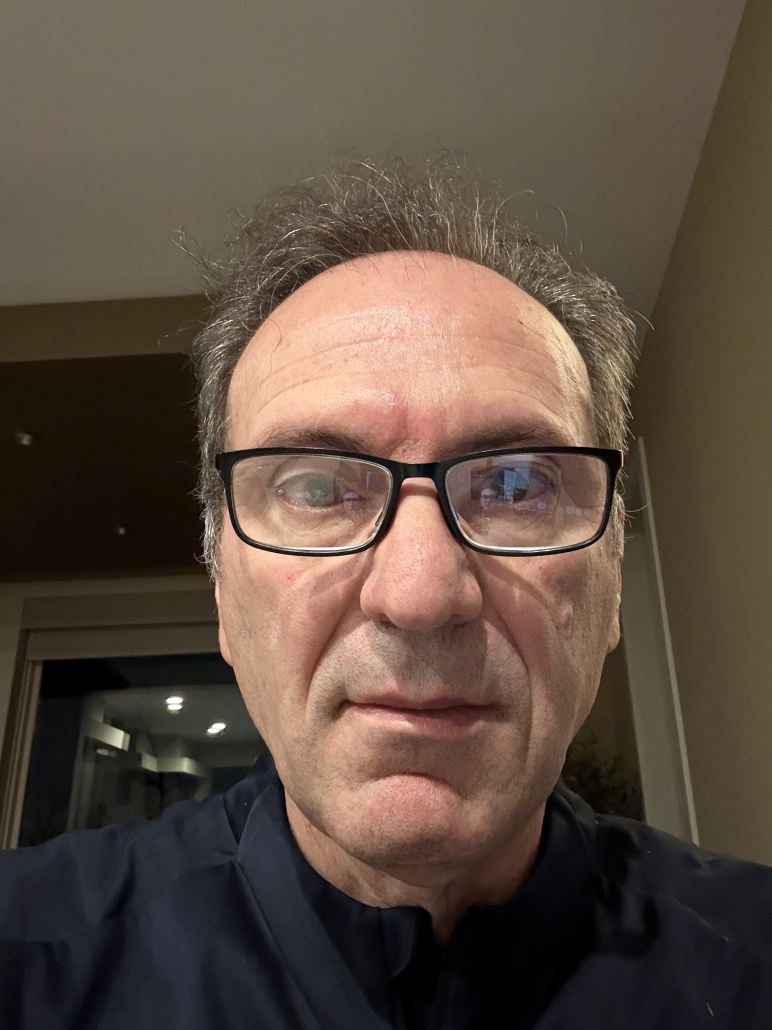
#> input picture image-registration-and-tracking/JS_template.jpg, 2316 x 3088 px (shown at 1/3 size)
$ python Registration.py
#> lines starting #> are read from the running program, lines starting #| are printed output that depends on the picture
import cv2
import numpy as np
import scipy.io as sio
import matplotlib.pyplot as plt
from sklearn.neighbors import NearestNeighbors
from scipy import interpolate
import os
try:
    from tqdm.auto import tqdm
except ImportError:
    def tqdm(iterable, **kwargs):
        return iterable


RESULTS_DIR = './results'


def save_figure(filename):
    os.makedirs(RESULTS_DIR, exist_ok=True)
    plt.savefig(os.path.join(RESULTS_DIR, filename), bbox_inches='tight')
    plt.close()


def find_match(img1, img2):
    # To do
    sift = cv2.SIFT_create()
    kp1, des1 = sift.detectAndCompute(img1, None)
    kp2, des2 = sift.detectAndCompute(img2, None)

    if des1 is None or des2 is None or len(des1) == 0 or len(des2) == 0:
        x1 = np.zeros((0, 2))
        x2 = np.zeros((0, 2))
        return x1, x2

    ratio = 0.75

    nbrs12 = NearestNeighbors(n_neighbors=min(2, des2.shape[0]), algorithm='auto')
    nbrs12.fit(des2)
    dist12, idx12 = nbrs12.kneighbors(des1)
    if dist12.shape[1] == 1:
        keep12 = np.ones(des1.shape[0], dtype=bool)
    else:
        keep12 = dist12[:, 0] < ratio * dist12[:, 1]
    match12 = -np.ones(des1.shape[0], dtype=int)
    match12[keep12] = idx12[keep12, 0]

    nbrs21 = NearestNeighbors(n_neighbors=min(2, des1.shape[0]), algorithm='auto')
    nbrs21.fit(des1)
    dist21, idx21 = nbrs21.kneighbors(des2)
    if dist21.shape[1] == 1:
        keep21 = np.ones(des2.shape[0], dtype=bool)
    else:
        keep21 = dist21[:, 0] < ratio * dist21[:, 1]
    match21 = -np.ones(des2.shape[0], dtype=int)
    match21[keep21] = idx21[keep21, 0]

    matched_idx1 = []
    matched_idx2 = []
    for i, j in enumerate(match12):
        if j >= 0 and match21[j] == i:
            matched_idx1.append(i)
            matched_idx2.append(j)

    x1 = np.array([kp1[i].pt for i in matched_idx1], dtype=np.float64)
    x2 = np.array([kp2[i].pt for i in matched_idx2], dtype=np.float64)
    return x1, x2

def align_image_using_feature(x1, x2, ransac_thr, ransac_iter):
    # To do
    def estimate_affine(src, dst):
        n = src.shape[0]
        M = np.zeros((2 * n, 6), dtype=np.float64)
        b = np.zeros((2 * n,), dtype=np.float64)
        M[0::2, 0] = src[:, 0]
        M[0::2, 1] = src[:, 1]
        M[0::2, 2] = 1
        M[1::2, 3] = src[:, 0]
        M[1::2, 4] = src[:, 1]
        M[1::2, 5] = 1
        b[0::2] = dst[:, 0]
        b[1::2] = dst[:, 1]
        p, _, _, _ = np.linalg.lstsq(M, b, rcond=None)
        A_est = np.array([[p[0], p[1], p[2]],
                          [p[3], p[4], p[5]],
                          [0, 0, 1]], dtype=np.float64)
        return A_est

    if x1.shape[0] < 3:
        A = np.eye(3, dtype=np.float64)
        return A

    n = x1.shape[0]
    best_inliers = None
    best_count = -1
    best_error = np.inf
    rng = np.random.default_rng(0)

    x1_h = np.hstack((x1, np.ones((n, 1), dtype=np.float64)))

    for _ in tqdm(range(int(ransac_iter)), desc='RANSAC', leave=False):
        sample_idx = rng.choice(n, size=3, replace=False)
        x1_sample = x1[sample_idx]
        x2_sample = x2[sample_idx]
        if np.linalg.matrix_rank(np.hstack((x1_sample, np.ones((3, 1))))) < 3:
            continue
        if np.linalg.matrix_rank(np.hstack((x2_sample, np.ones((3, 1))))) < 3:
            continue
        A_try = estimate_affine(x1_sample, x2_sample)

        x2_pred = x1_h @ A_try[:2, :].T
        err = np.linalg.norm(x2_pred - x2, axis=1)
        inliers = err < ransac_thr
        inlier_count = np.sum(inliers)

        if inlier_count > best_count:
            best_inliers = inliers
            best_count = inlier_count
            if inlier_count > 0:
                best_error = np.mean(err[inliers])
            else:
                best_error = np.inf
        elif inlier_count == best_count and inlier_count > 0:
            this_error = np.mean(err[inliers])
            if this_error < best_error:
                best_inliers = inliers
                best_error = this_error

    if best_inliers is None or np.sum(best_inliers) < 3:
        A = estimate_affine(x1, x2)
    else:
        A = estimate_affine(x1[best_inliers], x2[best_inliers])
        x2_refit = x1_h @ A[:2, :].T
        refit_err = np.linalg.norm(x2_refit - x2, axis=1)
        refit_inliers = refit_err < ransac_thr
        if np.sum(refit_inliers) >= 3:
            A = estimate_affine(x1[refit_inliers], x2[refit_inliers])
    return A

def warp_image(img, A, output_size):
    # To do
    h_out, w_out = output_size[0], output_size[1]
    ys, xs = np.meshgrid(np.arange(h_out, dtype=np.float64),
                         np.arange(w_out, dtype=np.float64),
                         indexing='ij')
    coords = np.stack((xs.ravel(), ys.ravel(), np.ones(xs.size, dtype=np.float64)), axis=1)
    mapped = coords @ A.T
    mapped_x = mapped[:, 0] / mapped[:, 2]
    mapped_y = mapped[:, 1] / mapped[:, 2]

    query_points = np.stack((mapped_y, mapped_x), axis=1)
    img_warped = interpolate.interpn(
        (np.arange(img.shape[0], dtype=np.float64), np.arange(img.shape[1], dtype=np.float64)),
        img.astype(np.float64),
        query_points,
        method='linear',
        bounds_error=False,
        fill_value=0
    ).reshape(h_out, w_out)
    return img_warped


def align_image(template, target, A):
    # To do
    template_f = template.astype(np.float64) / 255.0
    target_f = target.astype(np.float64) / 255.0

    h, w = template_f.shape
    ys, xs = np.meshgrid(np.arange(h, dtype=np.float64),
                         np.arange(w, dtype=np.float64),
                         indexing='ij')

    grad_y, grad_x = np.gradient(template_f)

    sd = np.stack((
        grad_x * xs,
        grad_x * ys,
        grad_x,
        grad_y * xs,
        grad_y * ys,
        grad_y
    ), axis=2).reshape(-1, 6)

    H = sd.T @ sd
    H_inv = np.linalg.pinv(H)
    coords = np.stack((xs.ravel(), ys.ravel(), np.ones(h * w, dtype=np.float64)), axis=1)

    A_refined = A.astype(np.float64).copy()
    errors = []
    max_iter = 200
    eps = 1e-4

    for _ in tqdm(range(max_iter), desc='IC Align', leave=False):
        warped = warp_image(target_f, A_refined, template_f.shape)
        mapped = coords @ A_refined.T
        valid = (
            (mapped[:, 0] >= 0) & (mapped[:, 0] <= target_f.shape[1] - 1) &
            (mapped[:, 1] >= 0) & (mapped[:, 1] <= target_f.shape[0] - 1)
        )
        if not np.any(valid):
            break

        err_flat = (warped - template_f).reshape(-1)
        valid_err = np.zeros_like(err_flat)
        valid_err[valid] = err_flat[valid]
        errors.append(np.mean(np.abs(err_flat[valid])))

        F = sd.T @ valid_err
        delta_p = H_inv @ F

        delta_A = np.array([
            [1 + delta_p[0], delta_p[1], delta_p[2]],
            [delta_p[3], 1 + delta_p[4], delta_p[5]],
            [0, 0, 1]
        ], dtype=np.float64)

        A_refined = A_refined @ np.linalg.inv(delta_A)

        if np.linalg.norm(delta_p) < eps:
            break

    A_refined = (A_refined, np.array(errors))
    return A_refined


# [24 lines left out: function track_multi_frames, not called in this run]


def visualize_find_match(img1, img2, x1, x2, img_h=500):
    assert x1.shape == x2.shape, 'x1 and x2 should have same shape!'
    plt.figure(figsize=(12, 6))
    scale_factor1 = img_h/img1.shape[0]
    scale_factor2 = img_h/img2.shape[0]
    img1_resized = cv2.resize(img1, None, fx=scale_factor1, fy=scale_factor1)
    img2_resized = cv2.resize(img2, None, fx=scale_factor2, fy=scale_factor2)
    x1 = x1 * scale_factor1
    x2 = x2 * scale_factor2
    x2[:, 0] += img1_resized.shape[1]
    img = np.hstack((img1_resized, img2_resized))
    plt.imshow(img, cmap='gray', vmin=0, vmax=255)
    for i in range(x1.shape[0]):
        plt.plot([x1[i, 0], x2[i, 0]], [x1[i, 1], x2[i, 1]], 'b')
        plt.plot([x1[i, 0], x2[i, 0]], [x1[i, 1], x2[i, 1]], 'bo')
    plt.axis('off')
    save_figure('find_match.png')

# [81 lines left out: functions visualize_align_image, visualize_track_multi_frames, not called in this run]


if __name__ == '__main__':
    template = cv2.imread('./JS_template.jpg', 0)  # read as grey scale image
    target_list = []
    for i in tqdm(range(4), desc='Load Frames', leave=False):
        target = cv2.imread('./JS_target{}.jpg'.format(i+1), 0)  # read as grey scale image
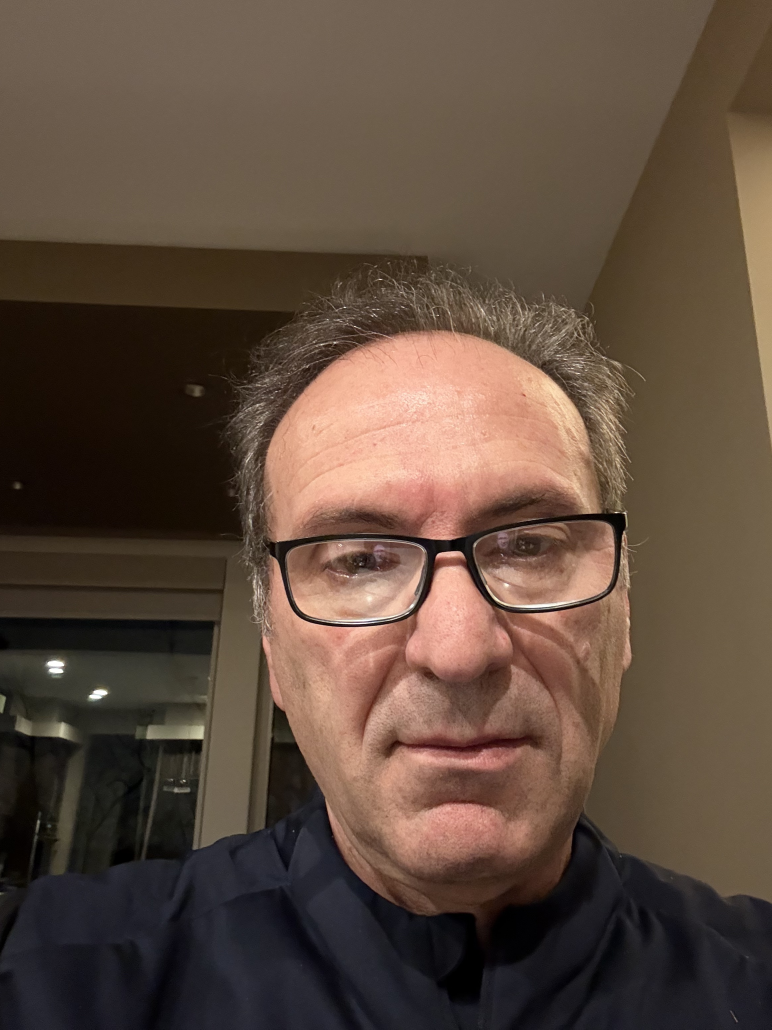
#> input picture image-registration-and-tracking/JS_target1.jpg, 2316 x 3088 px (shown at 1/3 size)
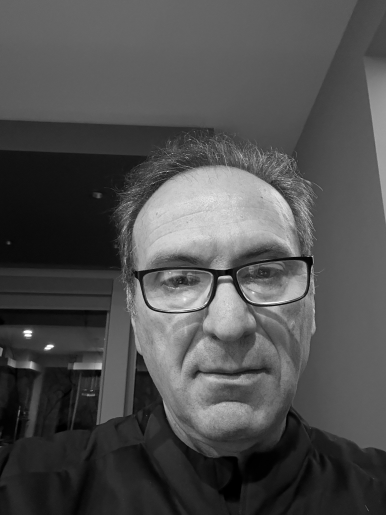
#> target: shape (3088, 2316) (shown at 1/6 size); min 0, max 255, mean 79.1
        target_list.append(target)
#> pass 2 of the loop `for i in tqdm(range(4), desc='Load Frames', leave=False):`:
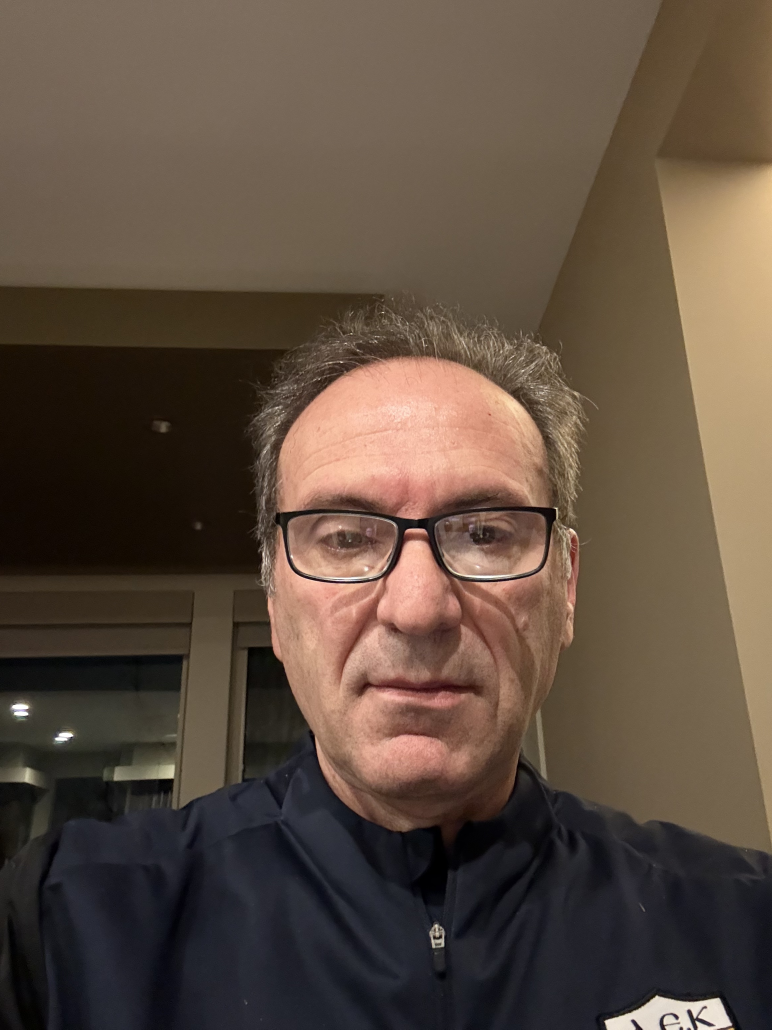
#> input picture image-registration-and-tracking/JS_target2.jpg, 2316 x 3088 px (shown at 1/3 size)
#> `target = cv2.imread('./JS_target{}.jpg'.format(i+1), 0)`:
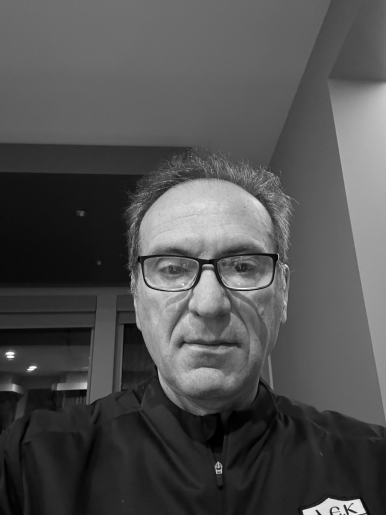
#> target: shape (3088, 2316) (shown at 1/6 size); min 0, max 255, mean 80.6
#> pass 3 of the loop `for i in tqdm(range(4), desc='Load Frames', leave=False):`:
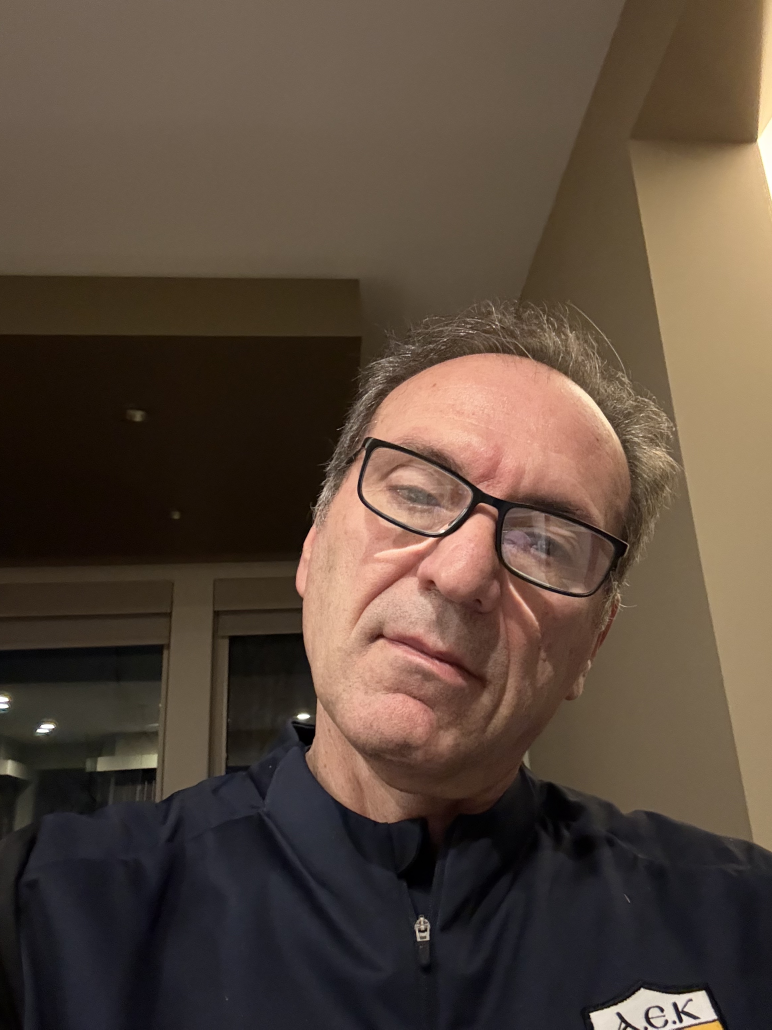
#> input picture image-registration-and-tracking/JS_target3.jpg, 2316 x 3088 px (shown at 1/3 size)
#> `target = cv2.imread('./JS_target{}.jpg'.format(i+1), 0)`:
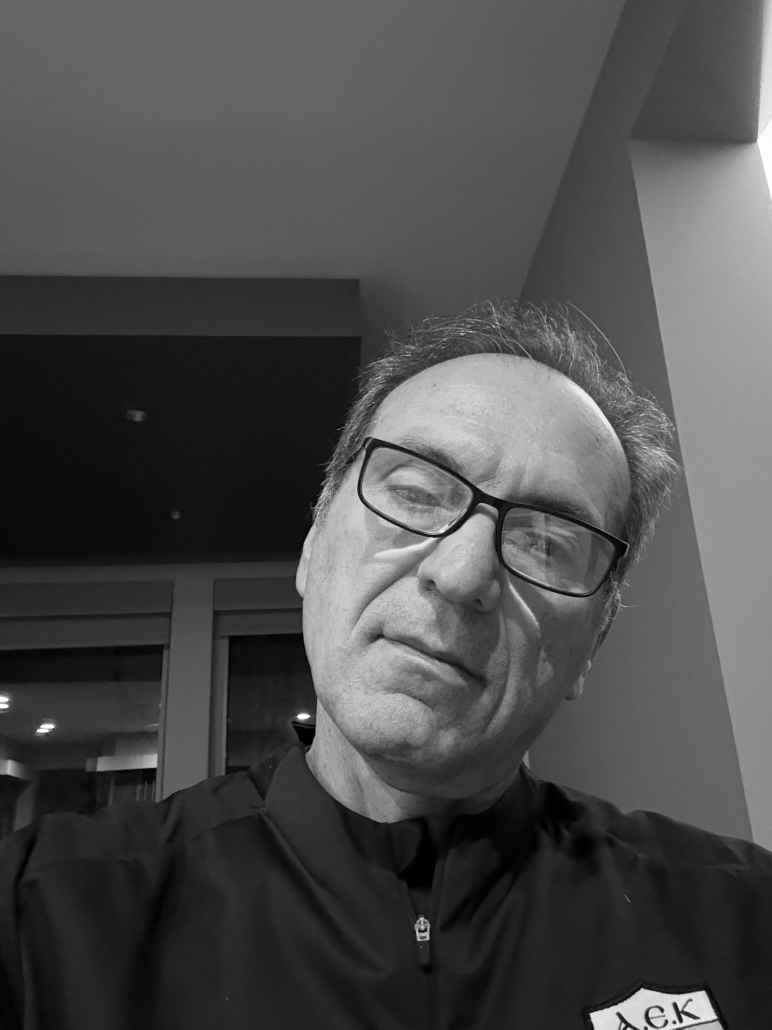
#> target: shape (3088, 2316) (shown at 1/3 size); min 0, max 255, mean 76.1
#> the loop made 4 passes; the first 3 are shown

    x1, x2 = find_match(template, target_list[0])
#> in find_match, `kp1, des1 = sift.detectAndCompute(img1, None)`: kp1 = 9996 keypoints; strongest (x, y, size): (523, 2109, 32.2), (1595, 792, 3.1), (650, 2184, 25.7), (1494, 787, 2.5)
#> in find_match, `kp2, des2 = sift.detectAndCompute(img2, None)`: kp2 = 6847 keypoints; strongest (x, y, size): (167, 2000, 34.2), (1034, 922, 3.1), (1065, 980, 2.9), (1314, 946, 2.7)
#> in find_match, `dist12, idx12 = nbrs12.kneighbors(des1)`: dist12 = 9996 pairs, first value 43.32 to 393.5, second value 46.58 to 412.7; idx12 = 9996 pairs, first value 1 to 6845, second value 0 to 6846
#> in find_match, `dist21, idx21 = nbrs21.kneighbors(des2)`: dist21 = 6847 pairs, first value 43.32 to 387.2, second value 56.61 to 395.4; idx21 = 6847 pairs, first value 3 to 9995, second value 3 to 9995
#> in find_match, `x1 = np.array([kp1[i].pt for i in matched_idx1], dtype=np.float64)`: x1 = 74 pairs, first value 77.08 to 2178.7, second value 925.9 to 2815.9
#> in find_match, `x2 = np.array([kp2[i].pt for i in matched_idx2], dtype=np.float64)`: x2 = 74 pairs, first value 38.29 to 2242.1, second value 1105.3 to 2871
    visualize_find_match(template, target_list[0], x1, x2)
#> in visualize_find_match, `img1_resized = cv2.resize(img1, None, fx=scale_factor1, fy=scale_facto..`:
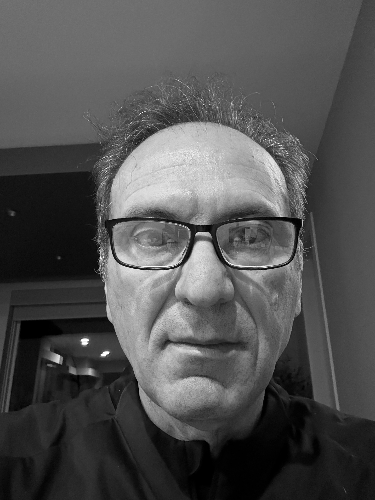
#> img1_resized: shape (500, 375); min 0, max 255, mean 80.8
#> in visualize_find_match, `img = np.hstack((img1_resized, img2_resized))`:
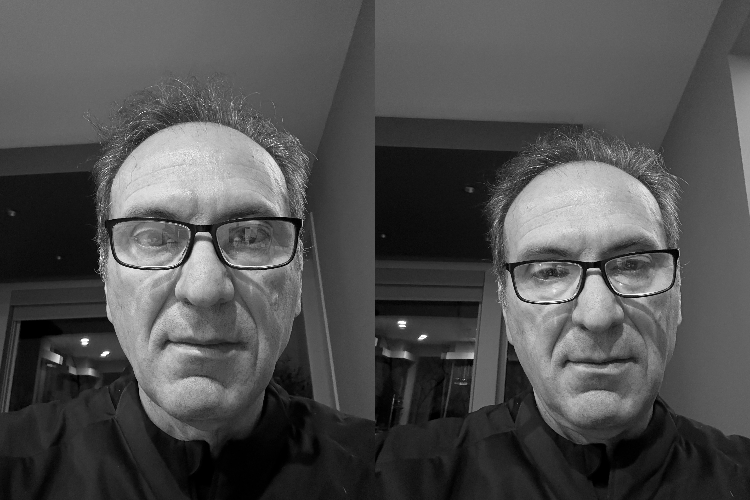
#> img: shape (500, 750); min 0, max 255, mean 79.9
#> in save_figure, `plt.savefig(os.path.join(RESULTS_DIR, filename), bbox_inches='tight')`:
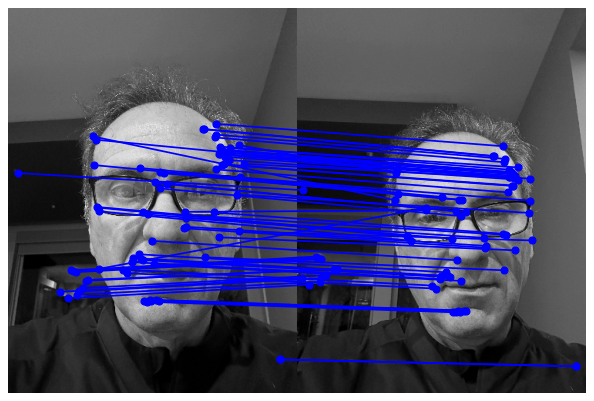
#> figure drawn by matplotlib, 1 panel

    ransac_thr = 5
    ransac_iter = 3000
    A = align_image_using_feature(x1, x2, ransac_thr, ransac_iter)

    plt.figure(figsize=(6, 6))
    img_warped = warp_image(target_list[0], A, template.shape)
#> in warp_image, `img_warped = interpolate.interpn( (np.arange(img.shape[0], dtype=np.fl..`:
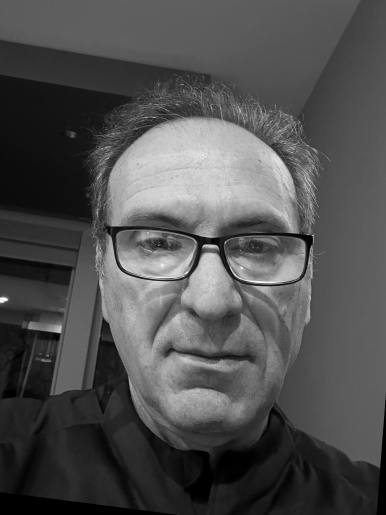
#> img_warped: shape (3088, 2316) float64 (shown at 1/6 size); min 0, max 255, mean 80.6; drawn with min black and max white
    plt.imshow(img_warped, cmap='gray', vmin=0, vmax=255)
    plt.axis('off')
    save_figure('warp_image.png')

    A_refined, errors = align_image(template, target_list[0], A)
#> in align_image, `grad_y, grad_x = np.gradient(template_f)`:
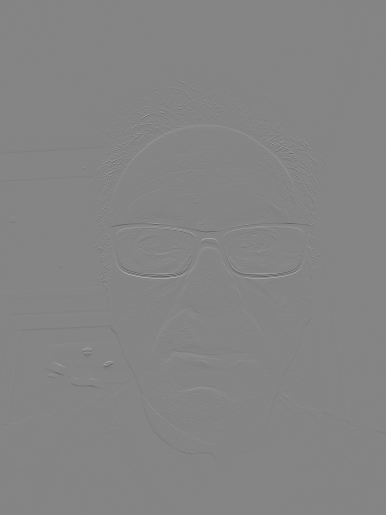
#> grad_y: shape (3088, 2316) float64 (shown at 1/6 size); min -0.484, max 0.443, mean -0.000102; drawn with min black and max white
#> in align_image, `H = sd.T @ sd`: H = [[2.79e+09, 2.57e+09, 1967413.8, -312260183.5, -171198945.1, -152063.8], [2.57e+09, 3.4e+09, 2169506.3, -171198945.1, -99661250.5, -62935.4], [1967413.8, 2169506.3, 1620.8, -152063.8, -62935.4, -49.21], [-312260183.5, -171198945.1, -152063.8, 2.85e+09, 2.83e+09, 2102013.7], [-171198945.1, -99661250.5, -62935.4, 2.83e+09, 3.73e+09, 2407263.7], [-152063.8, -62935.4, -49.21, 2102013.7, 2407263.7, 1769.4]]
#> in align_image, `H_inv = np.linalg.pinv(H)`: H_inv = [[2.59e-09, 3.16e-10, -3.55e-06, 9.37e-11, -1.56e-10, 2.36e-07], [3.16e-10, 2.06e-09, -3.15e-06, -1.48e-10, 5.68e-11, 1.11e-07], [-3.55e-06, -3.15e-06, 0.00916, 2.5e-07, 1.18e-07, -0.00062], [9.37e-11, -1.48e-10, 2.5e-07, 2.87e-09, 1.81e-10, -3.65e-06], [-1.56e-10, 5.68e-11, 1.18e-07, 1.81e-10, 2.23e-09, -3.26e-06], [2.36e-07, 1.11e-07, -0.00062, -3.65e-06, -3.26e-06, 0.00934]]
#> the loop in align_image, `for _ in tqdm(range(max_iter), desc='IC Align', leave=False):` made 2 passes
#> (F, delta_p, delta_A) on pass 1: ([-52759.1, 119785.8, 40.47, -66612.1, -178157.2, -29.42], [-0.000228, 9.92e-05, 0.161, -0.000129, -0.000294, 0.525], [[1, 9.92e-05, 0.161], [-0.000129, 1, 0.525], [0, 0, 1]])
#> (the run stopped early here; a loop or call above may not have finished)
